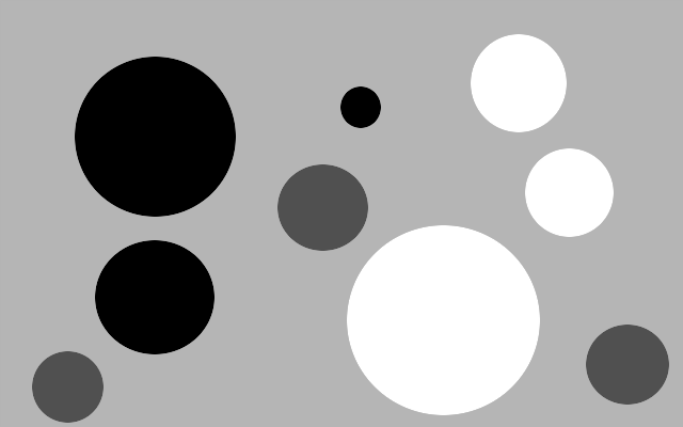
#> input picture circles1.png, 683 x 427 px
$ jupyter execute --allow-errors assignment_4.ipynb
#> lines starting #> are read from the running program, lines starting #| are printed output that depends on the picture; after the words box and inside, x2 and y2 are one past the last pixel; in counts of white or black regions, pixels touching at a corner belong together
[cell 1]
import cv2
import numpy as np
import matplotlib.pyplot as plt

Schreiben Sie ein Programm, wo das Bild (circles1.png) eingelesen und mit matplotlib gezeigt wird.
Segmentieren Sie alle Kreise und speichern Sie die Maske (das Binärbild) ab.
Segmentieren Sie jetzt Kreise, die die gleichen Intensitätswerte haben.
Speichern Ihre Ergebnisse ab. Diese Masken sind jetzt Ihr Gold Standard für Segmentierung.

[cell 2]
circle1 = cv2.imread('./circles1.png')
#> circle1 is the input picture: shape (427, 683, 3); min 0, max 255, mean 166.4
circle1 = cv2.cvtColor(circle1, cv2.COLOR_BGR2GRAY)
#> circle1: shape (427, 683)
plt.imshow(circle1, cmap='gray')

[cell 3]
mask_goldstandard = cv2.inRange(circle1, 170, 190)
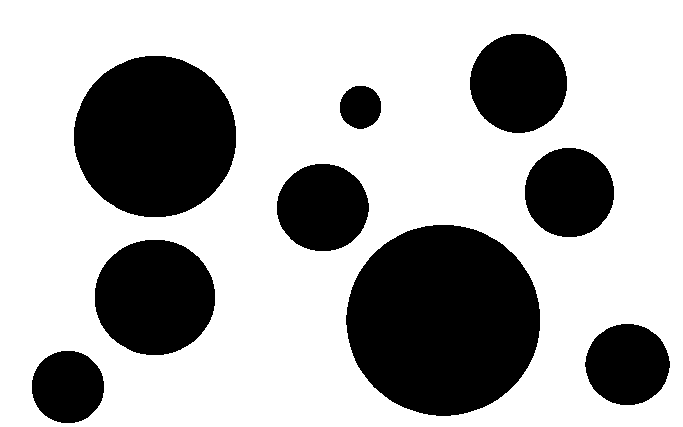
#> mask_goldstandard: shape (427, 683); 68.6% white; 9 black regions, largest, box (x1, y1, x2, y2) and area: (346, 225, 540, 416) 29050, (74, 56, 236, 217) 20578, (95, 240, 215, 355) 10941
mask_goldstandard = cv2.bitwise_not(mask_goldstandard)
#> (the rest of this cell did not finish here and is left out)

[cell 4]
circles1_unique, circles1_unique_count = np.unique(circle1, return_counts=True)
#> circles1_unique = 256 values from 0 to 255; circles1_unique_count = 256 values, max 197428 at index 181, min 3 at index 48, mean 1139.2
indicies = np.argsort(circles1_unique_count)
#> indicies = 256 values, max 255 at index 254, min 0 at index 253, mean 127.5
print(circles1_unique_count[indicies][-10:])
#| [    83     95    134    141    171   1463  14534  31137  40883 197428]
print(circles1_unique[indicies][-10:])
#| [177 178 179 182 254 180  80   0 255 181]

[cell 5]
circle1_mask_black = cv2.inRange(circle1, 0, 10)
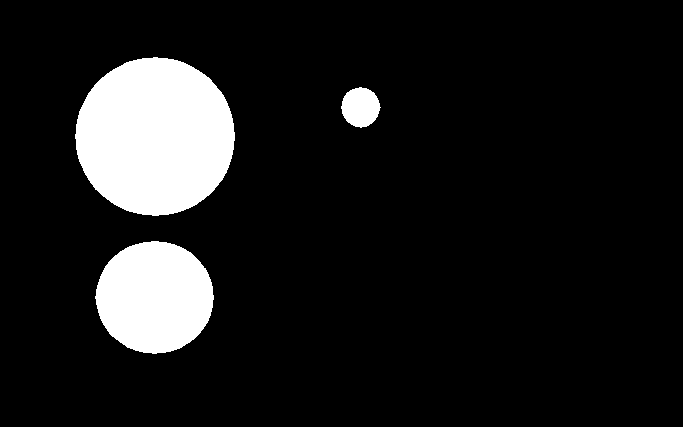
#> circle1_mask_black: shape (427, 683); 10.8% white; 3 white regions, box (x1, y1, x2, y2) and area: (75, 57, 235, 216) 19804, (95, 241, 214, 354) 10388, (341, 87, 381, 128) 1207
circle1_mask_white = cv2.inRange(circle1, 240, 256)
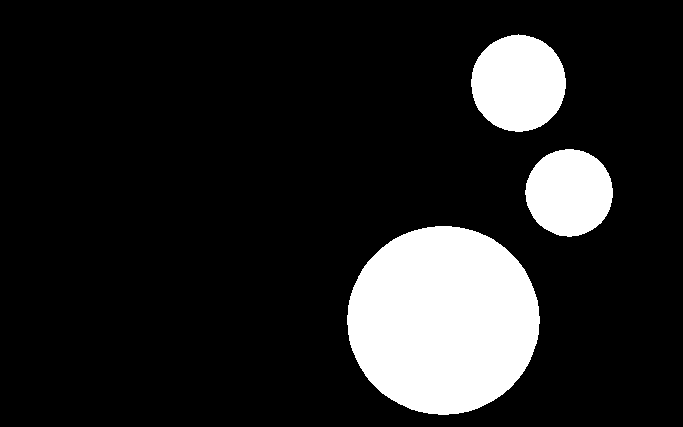
#> circle1_mask_white: shape (427, 683); 14.3% white; 3 white regions, box (x1, y1, x2, y2) and area: (347, 226, 540, 415) 28466, (471, 34, 566, 132) 7210, (525, 149, 613, 237) 5992
circle1_mask_gray = cv2.inRange(circle1, 78, 82)
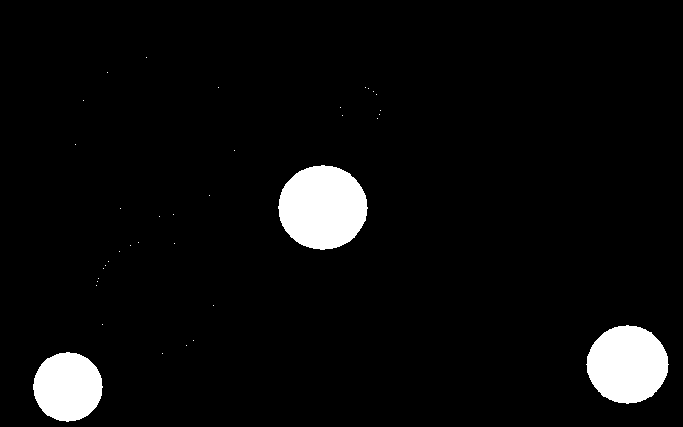
#> circle1_mask_gray: shape (427, 683); 5% white; 37 white regions (34 under 20 px), largest, box (x1, y1, x2, y2) and area: (278, 165, 368, 250) 5883, (586, 325, 669, 404) 4967, (33, 352, 103, 422) 3763

[cell 6]
plt.imshow(circle1_mask_gray, cmap='gray')

[cell 7]
cv2.imwrite("out/circle1_mask_black.png", circle1_mask_black)
cv2.imwrite("out/circle1_mask_gray.png", circle1_mask_gray)
cv2.imwrite("out/circle1_mask_white.png", circle1_mask_white)
#> Out = True

Verzerren Sie das Kreise-Bild (circles1.png) mit vier Typen des Rauschens. Für jedes
Rauschen Typ bitte drei Bilder erzeugen (unterschiedliche Rauschenstärke). Für Poisson Noise, bitte, die Funktion in numpy nutzen: https://numpy.org/doc/stable/reference/random/generated/numpy.random.Generator.poisson.html. Speichern Sie
Ihre Ergebnisse ab.

[cell 8]
gauss = np.random.normal(0, 1, circle1.size)
gauss = gauss.reshape(circle1.shape[0], circle1.shape[1]).astype('uint8')
circle1_gauss = cv2.add(circle1, gauss)
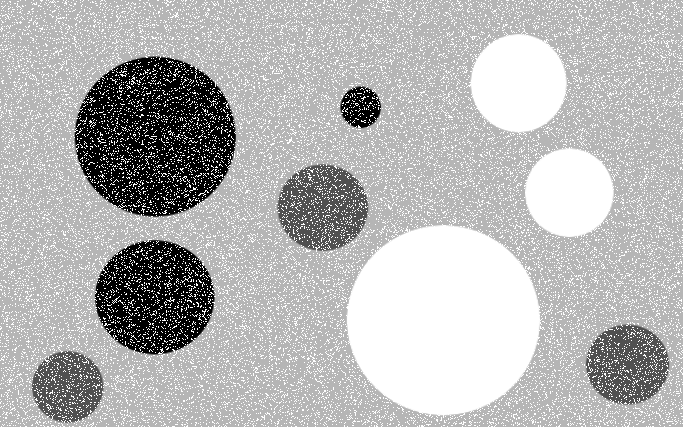
#> circle1_gauss: shape (427, 683); min 0, max 255, mean 180.6
plt.imshow(circle1_gauss, cmap='gray')

[cell 9]
circle1_saltpepper = circle1.copy()

[cell 10]
circle1_poisson = circle1.copy()

for i in range(3):
    poisson = np.random.poisson(1, circle1.size)
    poisson = poisson.reshape(circle1.shape[0], circle1.shape[1]).astype('uint8')
    circle1_poisson = cv2.multiply(circle1_poisson, poisson)
    cv2.imwrite(f"out/circle1_poisson{i}.png", circle1_poisson)
#> this loop made 3 passes
#> pass 1, `circle1_poisson = cv2.multiply(circle1_poisson, poisson)`:
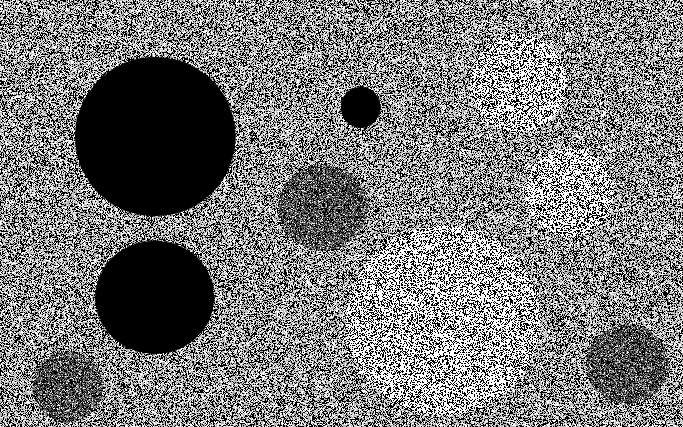
#> circle1_poisson: shape (427, 683); min 0, max 255, mean 120.8
#> pass 2, `circle1_poisson = cv2.multiply(circle1_poisson, poisson)`:
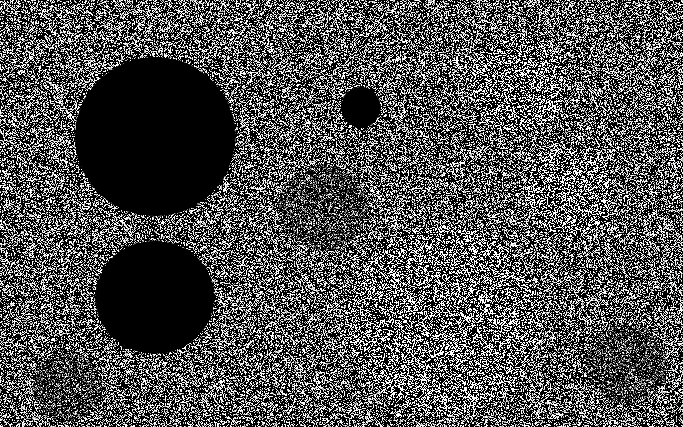
#> circle1_poisson: shape (427, 683); min 0, max 255, mean 82.1
#> pass 3, `circle1_poisson = cv2.multiply(circle1_poisson, poisson)`:
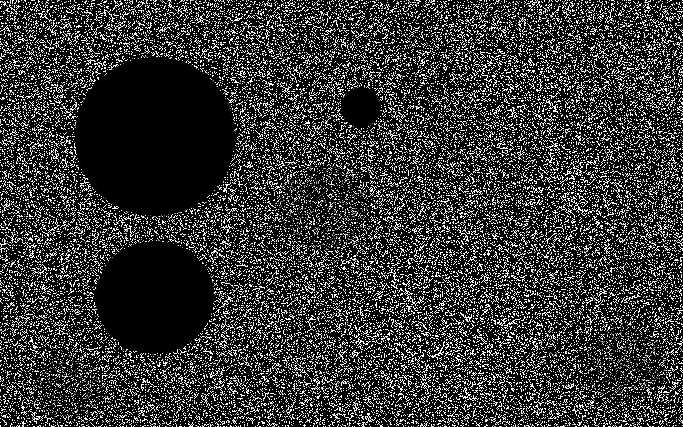
#> circle1_poisson: shape (427, 683); min 0, max 255, mean 54

[cell 11]
specl = np.random.normal(0, 1, circle1.size)
specl = specl.reshape(circle1.shape[0], circle1.shape[1]).astype('uint8')
circle1_specl = cv2.multiply(circle1, specl)
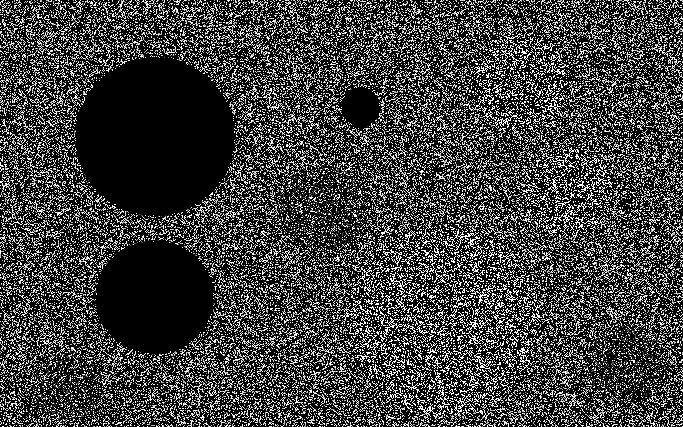
#> circle1_specl: shape (427, 683); min 0, max 255, mean 63.8
plt.imshow(circle1_specl, cmap='gray')
